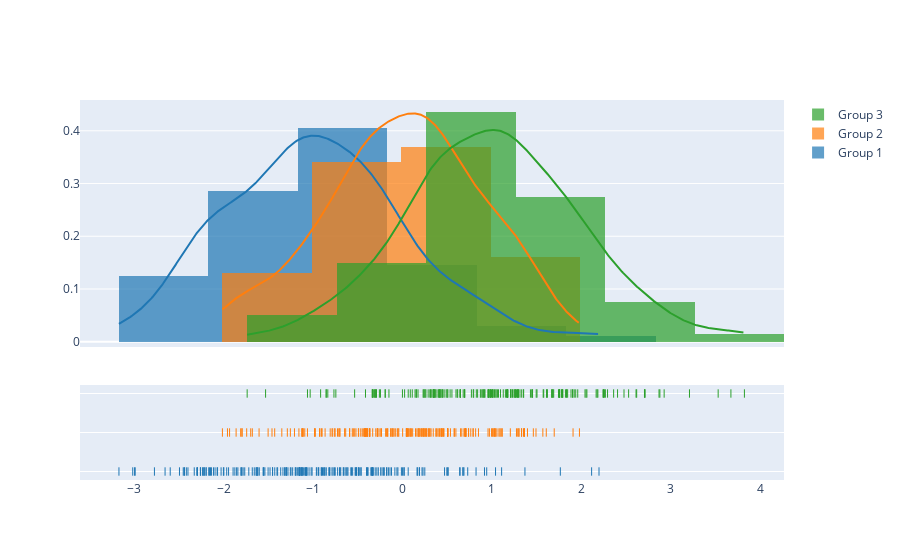

This figure's notebook cell:
### Code cell
import plotly.graph_objects as go
from plotly.subplots import make_subplots
import plotly.figure_factory as ff
import numpy as np

# data
y1 = np.random.randn(200) - 1
y2 = np.random.randn(200)
y3 = np.random.randn(200) + 1
x = np.linspace(0, 1, 200)

# subplot setupt
fig = make_subplots(
    rows=3, cols=2
)

# raw data with go.Scatter
fig.add_trace(go.Scatter(x = x, 
                        y = y1,
                        hoverinfo = 'x+y',
                        mode='lines',
                        line=dict(color='rgb(0, 0, 0)',width=1),
                        showlegend=False,
                        ),
             row=1, col=1
)

fig.add_trace(
    go.Scatter(x = x, 
                y = y2,
                hoverinfo = 'x+y',
                mode='lines',
                line=dict(color='rgb(246, 52, 16)',
                width=1),
                showlegend=False,
                ),
    row=2, col=1
)

fig.add_trace(
    go.Scatter(x = x, 
                y = y3,
                hoverinfo = 'x+y',
                mode='lines',
                line=dict(color='rgb(16, 154, 246)',
                width=1),
                showlegend=False,
                ),
    row=3, col=1
)

# box plots
fig.add_trace(go.Box(x=y1),
    row=1, col=2
)

fig.add_trace(go.Box(x=y1),
    row=2, col=2
)

fig.add_trace(go.Box(x=y1),
    row=3, col=2
)

# fig.show()

hist_data = [y1, y2, y3]
group_labels = ['Group 1', 'Group 2', 'Group 3']
fig2 = ff.create_distplot(hist_data, group_labels)
fig2.show()

### Figure 1 — Plotly figure (JSON) as saved in the notebook; plotly's stock layout.template omitted (floating-point values rounded to 4 significant figures; data arrays with more than 128 entries replaced by an {"elided": "..."} marker saying what was removed)
{"data": [{"histnorm": "probability density", "legendgroup": "Group 1", "marker": {"color": "rgb(31, 119, 180)"}, "name": "Group 1", "opacity": 0.7, "type": "histogram", "x": {"elided": "200 float values"}, "xaxis": "x", "xbins": {"end": 2.196, "size": 1, "start": -3.169}, "yaxis": "y"}, {"histnorm": "probability density", "legendgroup": "Group 2", "marker": {"color": "rgb(255, 127, 14)"}, "name": "Group 2", "opacity": 0.7, "type": "histogram", "x": {"elided": "200 float values"}, "xaxis": "x", "xbins": {"end": 1.978, "size": 1, "start": -2.013}, "yaxis": "y"}, {"histnorm": "probability density", "legendgroup": "Group 3", "marker": {"color": "rgb(44, 160, 44)"}, "name": "Group 3", "opacity": 0.7, "type": "histogram", "x": {"elided": "200 float values"}, "xaxis": "x", "xbins": {"end": 3.822, "size": 1, "start": -1.736}, "yaxis": "y"}, {"legendgroup": "Group 1", "marker": {"color": "rgb(31, 119, 180)"}, "mode": "lines", "name": "Group 1", "showlegend": false, "type": "scatter", "x": {"elided": "500 float values"}, "xaxis": "x", "y": {"elided": "500 float values"}, "yaxis": "y"}, {"legendgroup": "Group 2", "marker": {"color": "rgb(255, 127, 14)"}, "mode": "lines", "name": "Group 2", "showlegend": false, "type": "scatter", "x": {"elided": "500 float values"}, "xaxis": "x", "y": {"elided": "500 float values"}, "yaxis": "y"}, {"legendgroup": "Group 3", "marker": {"color": "rgb(44, 160, 44)"}, "mode": "lines", "name": "Group 3", "showlegend": false, "type": "scatter", "x": {"elided": "500 float values"}, "xaxis": "x", "y": {"elided": "500 float values"}, "yaxis": "y"}, {"legendgroup": "Group 1", "marker": {"color": "rgb(31, 119, 180)", "symbol": "line-ns-open"}, "mode": "markers", "name": "Group 1", "showlegend": false, "type": "scatter", "x": {"elided": "200 float values"}, "xaxis": "x", "y": {"elided": "200 str values"}, "yaxis": "y2"}, {"legendgroup": "Group 2", "marker": {"color": "rgb(255, 127, 14)", "symbol": "line-ns-open"}, "mode": "markers", "name": "Group 2", "showlegend": false, "type": "scatter", "x": {"elided": "200 float values"}, "xaxis": "x", "y": {"elided": "200 str values"}, "yaxis": "y2"}, {"legendgroup": "Group 3", "marker": {"color": "rgb(44, 160, 44)", "symbol": "line-ns-open"}, "mode": "markers", "name": "Group 3", "showlegend": false, "type": "scatter", "x": {"elided": "200 float values"}, "xaxis": "x", "y": {"elided": "200 str values"}, "yaxis": "y2"}], "layout": {"autosize": true, "barmode": "overlay", "hovermode": "closest", "legend": {"traceorder": "reversed"}, "xaxis": {"anchor": "y2", "autorange": true, "domain": [0, 1], "range": [-3.597, 4.264], "type": "linear", "zeroline": false}, "yaxis": {"anchor": "free", "autorange": true, "domain": [0.35, 1], "position": 0, "range": [-0.01008, 0.4584], "type": "linear"}, "yaxis2": {"anchor": "x", "autorange": true, "domain": [0, 0.25], "dtick": 1, "range": [-0.3636, 2.364], "showticklabels": false, "type": "category"}}}
